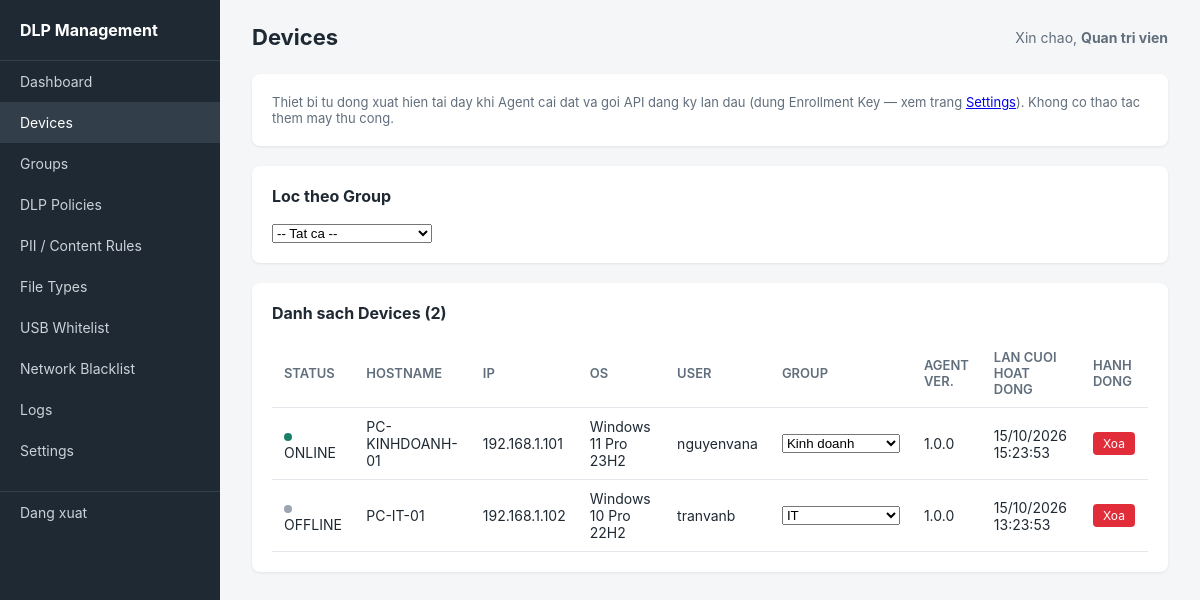
Page /admin/devices.php (signed in) on the committed database.
### tables this page shows
CREATE TABLE devices (
    id                  INT PRIMARY KEY AUTO_INCREMENT,
    hostname            VARCHAR(100) NOT NULL UNIQUE,
    ip_address          VARCHAR(45),
    os_info             VARCHAR(150),
    username            VARCHAR(100),
    group_id            INT DEFAULT NULL,
    api_token           VARCHAR(255) NOT NULL UNIQUE,
    agent_version       VARCHAR(20),
    status              ENUM('ONLINE','OFFLINE') DEFAULT 'OFFLINE',
    enrolled_via_key_id INT DEFAULT NULL,
    first_seen          DATETIME DEFAULT CURRENT_TIMESTAMP,
    last_seen           DATETIME,
    FOREIGN KEY (group_id) REFERENCES groups(id) ON DELETE SET NULL,
    FOREIGN KEY (enrolled_via_key_id) REFERENCES enrollment_keys(id) ON DELETE SET NULL,
    INDEX idx_devices_group (group_id),
    INDEX idx_devices_status (status)
);

CREATE TABLE groups (
    id              INT PRIMARY KEY AUTO_INCREMENT,
    name            VARCHAR(100) NOT NULL UNIQUE,
    description     TEXT,
    created_at      DATETIME DEFAULT CURRENT_TIMESTAMP
);

### includes/helpers.php (called while the page is built, shortened)
<?php
function h(?string $value): string {
    return htmlspecialchars($value ?? '', ENT_QUOTES, 'UTF-8');
}
function status_dot_class(string $status): string {
    return $status === 'ONLINE' ? 'dot-online' : 'dot-offline';
}
function format_datetime(?string $dt): string {
    return date('d/m/Y H:i:s', strtotime($dt));
}

### admin/devices.php (the view, shortened to what this page needs)
<?php
require_once __DIR__ . '/../config/database.php';
require_once __DIR__ . '/../includes/helpers.php';
$pdo->exec("UPDATE devices SET status = 'OFFLINE' WHERE last_seen < (NOW() - INTERVAL 5 MINUTE)");
$groups = $pdo->query("SELECT id, name FROM groups ORDER BY name")->fetchAll();
$where = '';
$params = [];
$stmt = $pdo->prepare("
    SELECT d.*, g.name as group_name
    FROM devices d
    LEFT JOIN groups g ON d.group_id = g.id
    $where
    ORDER BY d.last_seen DESC
");
$stmt->execute($params);
$devices = $stmt->fetchAll();
require __DIR__ . '/../includes/layout_header.php';
?>
<div class="card">
    <p style="font-size:13px; color:#616e7c;">
        Thiet bi tu dong xuat hien tai day khi Agent cai dat va goi API dang ky lan dau
        (dung Enrollment Key — xem trang <a href="settings.php">Settings</a>). Khong co thao tac them may thu cong.
    </p>
</div>
<div class="card">
    <h2>Loc theo Group</h2>
    <form method="GET" style="max-width:300px;">
        <select name="group_id" onchange="this.form.submit()">
            <option value="">-- Tat ca --</option>
        </select>
    </form>
</div>
<div class="card">
    <h2>Danh sach Devices (<?= count($devices) ?>)</h2>
    <table>
        <thead>
        <tr>
            <th>Status</th><th>Hostname</th><th>IP</th><th>OS</th><th>User</th>
            <th>Group</th><th>Agent Ver.</th><th>Lan cuoi hoat dong</th><th>Hanh dong</th>
        </tr>
        </thead>
        <tbody>
        <?php foreach ($devices as $d): ?>
            <tr>
                <td><span class="dot <?= status_dot_class($d['status']) ?>"></span><?= h($d['status']) ?></td>
                <td><?= h($d['hostname']) ?></td>
                <td><?= h($d['ip_address'] ?? '-') ?></td>
                <td><?= h($d['os_info'] ?? '-') ?></td>
                <td><?= h($d['username'] ?? '-') ?></td>
                <td>
                    <form method="POST" style="display:flex; gap:6px;">
                        <select name="group_id" onchange="this.form.submit()">
                            <?php foreach ($groups as $g): ?>
                                <option value="<?= (int)$g['id'] ?>" <?= $d['group_id'] == $g['id'] ? 'selected' : '' ?>>
                                    <?= h($g['name']) ?>
                                </option>
                            <?php endforeach; ?>
                        </select>
                    </form>
                </td>
                <td><?= h($d['agent_version'] ?? '-') ?></td>
                <td><?= h(format_datetime($d['last_seen'])) ?></td>
                <td>
                    <a href="devices.php?delete=<?= (int)$d['id'] ?>" class="btn btn-danger btn-sm"
                       onclick="return confirm('Xoa thiet bi nay khoi he thong? Agent se can enrollment key de dang ky lai.')">Xoa</a>
                </td>
            </tr>
        <?php endforeach; ?>
        </tbody>
    </table>
</div>
<?php require __DIR__ . '/../includes/layout_footer.php'; ?>

### admin/assets/style.css (style rules this page uses)
* { box-sizing: border-box; margin: 0; padding: 0; }
body { font-family: -apple-system, "Segoe UI", Roboto, Arial, sans-serif; background: #f4f6f8; color: #1f2933; }
.card { background: #fff; border-radius: 8px; padding: 20px; margin-bottom: 20px; box-shadow: 0 1px 3px rgba(0,0,0,0.08); }
.card h2 { font-size: 16px; margin-bottom: 16px; }
table { width: 100%; border-collapse: collapse; font-size: 14px; }
th, td { text-align: left; padding: 10px 12px; border-bottom: 1px solid #e4e7eb; }
th { color: #616e7c; font-weight: 600; font-size: 13px; text-transform: uppercase; }
.btn { display: inline-block; padding: 8px 16px; border-radius: 4px; border: none; font-size: 14px; cursor: pointer; text-decoration: none; }
.btn-danger { background: #e12d39; color: #fff; }
.btn-sm { padding: 4px 10px; font-size: 12px; }
.dot { display: inline-block; width: 8px; height: 8px; border-radius: 50%; margin-right: 6px; }
.dot-online { background: #1b806a; }
.dot-offline { background: #9aa5b1; }

### rows in the picture
devices: status "ONLINE", hostname "PC-KINHDOANH-01", ip_address "192.168.1.101", os_info "Windows 11 Pro 23H2", username "nguyenvana", group_id "Kinh doanh", agent_version "1.0.0", last_seen "15/10/2026 15:23:53"
devices: status "OFFLINE", hostname "PC-IT-01", ip_address "192.168.1.102", os_info "Windows 10 Pro 22H2", username "tranvanb", group_id "IT", agent_version "1.0.0", last_seen "15/10/2026 13:23:53"

### other values in the picture
$item['label'] "Dashboard"
$item['label'] "Devices"
$item['label'] "Groups"
$item['label'] "DLP Policies"
$item['label'] "PII / Content Rules"
$item['label'] "File Types"
$item['label'] "USB Whitelist"
$item['label'] "Network Blacklist"
$item['label'] "Logs"
$item['label'] "Settings"
$pageTitle "Devices"
current_admin_name() "Quan tri vien"
count($devices) "2"
